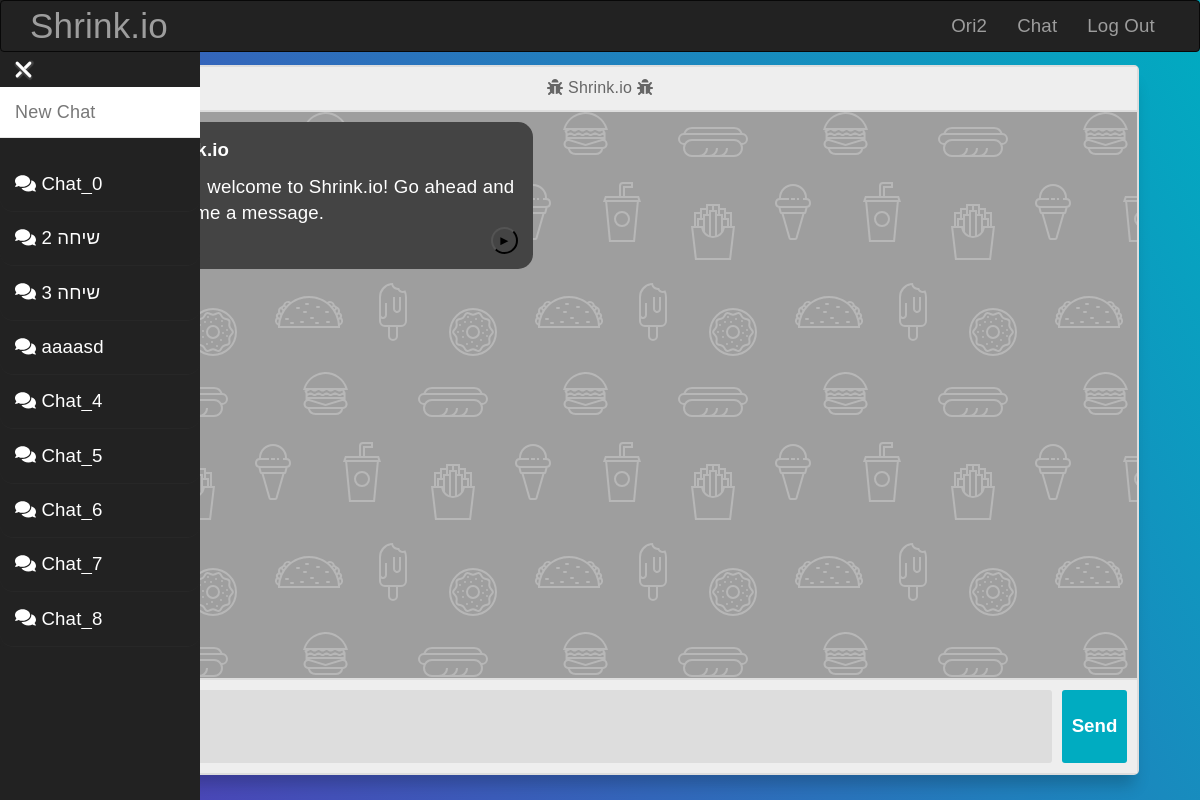
Before: /chat (signed in) with the older database file.
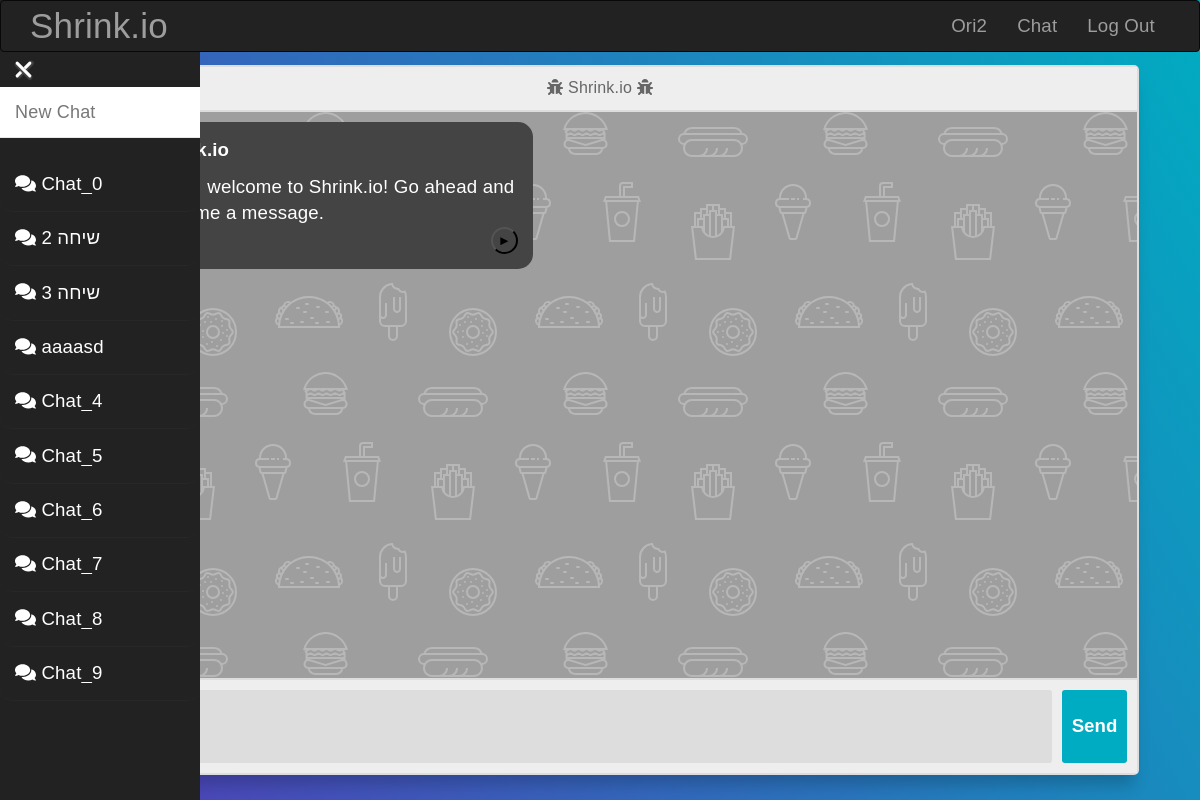
After: the same page with the newer database file.
### website/models.py (models this page shows, shortened)
class User(UserMixin, db.Model):
    __tablename__ = "users"
    id = db.Column(db.Integer, primary_key=True)
    username = db.Column(db.String(64), index=True)
    name = db.Column(db.String(64))
    lastname = db.Column(db.String(64))
    image_data = db.Column(db.LargeBinary, nullable=True)
    image_filename = db.Column(db.String(20), nullable=True, default="/static/image/default.png")
    password_hash = db.Column(db.String(128))
    otp_secret = db.Column(db.String(16))
    chats = db.relationship("Chat", backref=db.backref("chats", lazy=True)) # Creating a relationship with the User model
    @property
    def password(self):
        raise AttributeError("password is not a readable attribute")

class Chat(UserMixin, db.Model):
    __tablename__ = "chats"
    id = db.Column(db.Integer, primary_key=True)
    __name = db.Column(db.String(20), nullable=False)
    chat_json = db.Column(db.Text, nullable=False)
    user_id = db.Column(db.Integer, db.ForeignKey("users.id"))
    @property
    def chat(self):
        return loads(self.chat_json) if self.chat_json else []
    @property
    def name(self):
        return self.__name

### website/utils/utils.py (the view)
    def wrapped(*args, **kwargs):
        if (current_user == None) or (current_user.is_authenticated == False):
            msg = "The page you where looking for could not be found."
            return render_template("404.html", err_msg=msg), 404
        user = get_current_user()
        if user is None:
            return redirect(url_for("views.index"))
        res = func(*args, **kwargs)
        return res

### website/forms.py
class ChatEdit(FlaskForm):
    name = StringField("Name", validators=[Length(1, 20)])

### website/__init__.py (called while the page is built)
def create_app():
    app = Flask(__name__)
    app.static_folder = "static"
    app.config.from_object("config")
    Bootstrap(app)
    db.init_app(app)
    login_manager = LoginManager()
    login_manager.login_view = "auth.login"
    login_manager.init_app(app)
    from .models import User
    create_database(app)
    @login_manager.user_loader
    def load_user(user_id):
        return User.query.get(int(user_id))
    app.register_error_handler(404, page_not_found)
    from .auth import auth as auth_blueprint
    app.register_blueprint(auth_blueprint)
    from .views import views as views_blueprint
    app.register_blueprint(views_blueprint)
    return app

### website/utils/utils.py (called while the page is built)
def get_current_user():
    user = User.query.filter_by(username=current_user.username).first()
    return user

def restricted_route_decorator(func: Callable):
    def wrapped(*args, **kwargs):
        if (current_user == None) or (current_user.is_authenticated == False):
            msg = "The page you where looking for could not be found."
            return render_template("404.html", err_msg=msg), 404
        user = get_current_user()
        if user is None:
            return redirect(url_for("views.index"))
        res = func(*args, **kwargs)
        return res
    return wrapped

### website/views.py (called while the page is built)
@views.route("/chat", endpoint="chat")
@restricted_route_decorator
def chat():
    from .forms import ChatEdit
    user = get_current_user()
    chat_name_form = ChatEdit()
    return render_template("chat.html", user=user, chat_data=-1, chat_id=-1, name_form=chat_name_form)

### website/templates/chat.html (shortened to what this page needs)
{% extends "base.html" %}
{% import "bootstrap/wtf.html" as wtf %}
{% block page_content %}
<head>
  <link rel="stylesheet" href="{{ url_for('static', filename='styles/chat.css') }}">
</head>
{% with previous_chats=user.chats, name_form=name_form %}
  {% include "chat_side_navbar.html" %}
{% endwith %}
<div class="container body" style="padding-top:3vw;width: calc(100% - 1%); padding-top:30pt;">
      <section class="msger">
        <header class="msger-header">
          <div class="msger-header-title">
              <i class="fas fa-bug"></i> Shrink.io <i class="fas fa-bug"></i>
      </div>
    </header>
    <main class="msger-chat">
      {% if chat_data == -1  %}
      <div class="msg left-msg">
        <div class="msg-bubble">
          <div class="msg-info">
            <div class="msg-info-name">Shrink.io</div>
          </div>
          {% set welcome_msg = "Hi " + user.name.title() + ", welcome to Shrink.io! Go ahead and send me a message." %}
          <div class="msg-text">
            {{ welcome_msg }}
          </div>
          <div style="text-align: right; font-size:10pt;">
            <button style="text-align: center; background-color: transparent; color: black; border-radius: 100%; width: 20pt; height:20pt;"
                    onclick="requestTextTwoSpeech('{{ welcome_msg }}')">►</button>
          </div>
        </div>
      </div>
      {% endif %}
    </main>
    <form class="msger-inputarea">
        <textarea id="w3review" class="msger-input" id="textInput" name="w3review" rows="2" cols="20"></textarea>
      <button type="submit" class="msger-send-btn">Send</button>
    </form>
  </section>
</div>
{% endblock %}

### website/templates/base.html (shortened to what this page needs)
{% extends "bootstrap/base.html" %}
{% block navbar %}
<div class="navbar navbar-inverse" role="navigation" style="position: fixed; width:100%;z-index:3;">
    <div class="container">
        <div class="navbar-header">
            <a class="navbar-brand" style="font-size: 35px;" href="{{ url_for('views.index') }}">Shrink.io</a>
        </div>
        <div class="navbar-collapse collapse">
            <ul class="nav navbar-nav navbar-right">
                {% if current_user.is_authenticated %}
                <li><a href="{{ url_for('views.profile') }}">{{ current_user.username.title() }}</a></li>
                <li><a href="{{ url_for('views.chat') }}">Chat</a></li>
                <li><a href="{{ url_for('auth.logout') }}">Log Out</a></li>
                {% else %}
                <li><a href="{{ url_for('auth.login') }}">Log In</a></li>
                <li><a href="{{ url_for('auth.register') }}">Register</a></li>
                {% endif %}
            </ul>
        </div>
    </div>
</div>
{% endblock %}
{% block content %}
<div class="container">
    {% block page_content %}{% endblock %}
</div>
{% endblock %}

### website/templates/chat_side_navbar.html (shortened to what this page needs)
{% import "bootstrap/wtf.html" as wtf %}
{% block page_content %}
<head>
    <link rel="stylesheet" href="{{ url_for('static', filename='styles/chat.css') }}">
    <link rel="stylesheet" href="{{ url_for('static', filename='styles/chat_side_navbar.css') }}">
</head>
<div class="slide-button">
    <div class="bars-container change" id="msbo" onclick="barIconAnimate(this)">
        <div class="bar3"></div>
    </div>
</div>
<div class="msb" id="msb" style="padding-top:65pt; background:#222;">
    <nav class="navbar navbar-default" role="navigation">
        <div class="navbar-header">
            <div class="brand-wrapper">
                <div class="brand-name-wrapper">
                    <a class="navbar-brand" href="/chat">
                        New Chat
                    </a>
                </div>
            </div>
        </div>
        <div class="side-menu-container">
            <ul class="nav navbar-nav">
                {% for chat in previous_chats %}
                    <li class="prev-chat" style="white-space: nowrap; padding-top:10pt; padding-bottom:10pt;">
                        <a href="{{ url_for('views.get_chat', chat_id=chat.id) }}" id="{{ chat.id }}" style="display:inline;" name={{ chat.name }} draggable="false">
                            <i class="fas fa-duotone fa-comments"></i>
                            {{ name_form.name(value=chat.name, style="all:unset; width:55%;", class="name_input", readonly=True) }}
                        </a>
                    </li>
                {% endfor %}
            </ul>
        </div>
    </nav>
</div>
{% endblock %}

### website/static/styles/chat.css (style rules this page uses)
:root { --body-bg: linear-gradient(135deg, #f5f7fa 0%, #c3cfe2 100%); --msger-bg: #fff; --border: 2px solid #ddd; --left-msg-bg: #444; --right-msg-bg: #579ffb; }
html { box-sizing: border-box; }
*, *:before, *:after { margin: 0; padding: 0; box-sizing: inherit; }
.body { display: flex; justify-content: center; align-items: center; height: 100vh; width: 90%; }
body { background: linear-gradient(60deg, rgba(84,58,183,1) 0%, rgba(0,172,193,1) 100%); background-size: auto; background-attachment: fixed; color: white; }
.msger { display: flex; flex-flow: column wrap; justify-content: space-between; width: 100%; margin: 25px 10px; height: calc(100% - 50px); border: var(--border); border-radius: 5px; background: var(--msger-bg); box-shadow: 0 15px 15px -5px rgba(0, 0, 0, 0.2); }
.msger-header { font-size: medium; justify-content: space-between; padding: 10px; text-align: center; border-bottom: var(--border); background: #eee; color: #666; }
.msger-chat { flex: 1; overflow-y: auto; padding: 10px; }
.msg { display: flex; align-items: flex-end; margin-bottom: 10px; }
.msg-text { width: fit-content; white-space: normal; overflow-wrap: break-all; word-wrap: break-all; word-break: break-all; }
.msg-bubble { max-width: 300pt; padding: 15px; border-radius: 15px; background: var(--left-msg-bg); }
.msg-info { display: flex; justify-content: space-between; align-items: center; margin-bottom: 10px; }
.msg-info-name { margin-right: 10px; font-weight: bold; }
.left-msg .msg-bubble { border-bottom-left-radius: 0; }
.msger-inputarea { display: flex; padding: 10px; border-top: var(--border); background: #eee; color: #444; }
.msger-inputarea * { padding: 10px; border: none; border-radius: 3px; font-size: 1em; }
.msger-input { flex: 1; background: #ddd; }
.msger-send-btn { margin-left: 10px; background: rgb(0, 172,193); color: #fff; font-weight: bold; cursor: pointer; transition: background 0.23s; }
.msger-chat { background-color: rgba(62, 62, 62, 0.5); animation: shine 100s linear infinite; }
textarea { resize: none; }

### website/static/styles/chat_side_navbar.css (style rules this page uses)
body { background-color: #fff; font-family: Arial, sans-serif; font-size: 14pt; letter-spacing: 0.01em; color: #fff; }
.navbar-default { background-color: #fff; margin-left: 150pt; }
a, a:focus, a:hover { text-decoration: none; }
.msb, .mnb { -moz-animation: slidein 300ms forwards; -o-animation: slidein 300ms forwards; -webkit-animation: slidein 300ms forwards; animation: slidein 300ms forwards; -webkit-transform-style: preserve-3d; transform-style: preserve-3d; }
.bars-container { display: inline-block; cursor: pointer; }
.bar1 , .bar2 , .bar3 { width: 21px; height: 3px; background: #fff; margin: 6px 0; transition: 0.4s; border-radius:3px; box-shadow: 1px 1px 1px 1px #444; }
.change .bar3 { transform: translate(0, -9px) rotate(45deg); }
.slide-button { position: absolute; top: 40pt; left: 10pt; width: auto; height: auto; z-index:2; }
.prev-chat { width: auto; border-bottom: 1pt solid rgba(44, 44, 44, 0.5); border-radius: 10pt; -webkit-user-select: none; -ms-user-select: none; user-select: none; }

Changed rows visible on the page:
added Chat: name "Chat_9"
